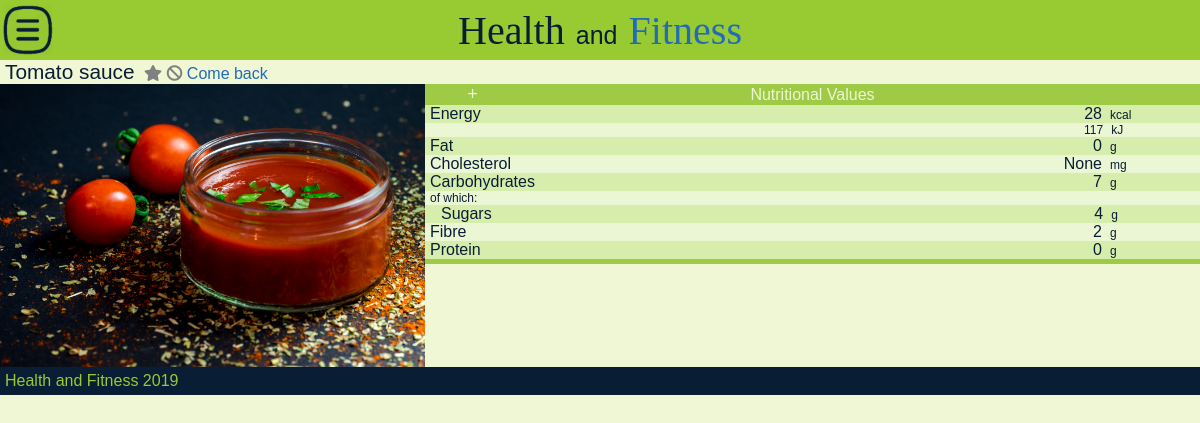
/food/item/18, run on the app's committed database.
### food/models.py (models this page shows, shortened)
class Food(models.Model):
    TYPE_CHOICES = (
        ("M", "Main"),
        ("S", "Side"),
        ("V", "Vegetables"),
        ("O", "Other")
    )
    name = models.CharField(max_length=45)
    calories = models.IntegerField()
    fat = models.DecimalField(max_digits=3, decimal_places=1)
    saturated_fat = models.DecimalField(max_digits=3, decimal_places=1, null=True)
    cholesterol = models.DecimalField(max_digits=4, decimal_places=2, null=True)  # in grams
    monounsaturated = models.DecimalField(max_digits=3, decimal_places=1, null=True)
    polyunsaturated = models.DecimalField(max_digits=3, decimal_places=1, null=True)
    carbs = models.DecimalField(max_digits=3, decimal_places=1)
    sugars = models.DecimalField(max_digits=3, decimal_places=1)
    fibre = models.DecimalField(max_digits=3, decimal_places=1)
    protein = models.DecimalField(max_digits=3, decimal_places=1)
    protein_quality = models.IntegerField(null=True)  # protein efficiency
    gi = models.IntegerField()
    healthscore = models.IntegerField()
    type = models.CharField(max_length=45, choices=TYPE_CHOICES)
    unit = models.CharField(max_length=45, default="g")
    image = models.ImageField(blank=True, upload_to="images/food/")
    loved_by = models.ManyToManyField(User,
                                      blank=True,
                                      related_name="favourite_food")
    ignored_by = models.ManyToManyField(User,
                                        blank=True,
                                        related_name="ignored_food")
    @property  # energy in joules
    def joules(self): return int(self.calories * 4.2)
    @property
    def cholesterol_mg(self):
        try:
            return int(self.cholesterol * 1000)
        except TypeError:
            return None

### food/views.py (the view)
# urls.py: path('item/<int:pk>', views.food_item, name='food_item'),
def food_item(request, pk):
    item = Food.objects.get(pk=pk)
    context = {'item': item}
    return render(request, 'food/food_item.html', context)

### food/templates/food/food_item.html (shortened to what this page needs)
{% extends "mainApp/wrapper.html" %}
{% load static %}
{% block style %}
    <link rel="stylesheet" href="{% static 'css/food.css' %}?v={{ request.user.latest_inputs.random_v }}" type="text/css"/>
    <link rel="stylesheet" href="{% static 'css/food_item.css' %}?v={{ request.user.latest_inputs.random_v }}" type="text/css"/>
{% endblock %}
{% block content %}
<div class="name-n-btns2">
    <label class="food-name">{{ item.name }}</label>
    {% include 'food/includes/food-icons.html' %}
    <a href="{% url 'food:food' %}">Come back</a>
</div>
<div class="item-content">
    <div class="image-and-table">
        {% include 'food/includes/nutrition-table.html' %}
        <img class="food_item__img" src="{{ item.image.url }}">
    </div>
</div>
{% endblock %}

### mainApp/templates/mainApp/wrapper.html (shortened to what this page needs)
<!DOCTYPE html>
<html lang="en">
<head>
    {% load static %}
    <link rel="stylesheet" href="{% static 'css/style.css' %}?v={{ request.user.latest_inputs.random_v }}" type="text/css"/>
    <link rel="stylesheet" href="{% static 'css/wrapper.css' %}?v={{ request.user.latest_inputs.random_v }}" type="text/css"/>
    <link rel="stylesheet" href="https://use.fontawesome.com/releases/v5.7.0/css/all.css"
>
    {% block style %}{% endblock %}
</head>
<body>
    <header class="whole-width-block">
        <img id="nav-menu-ico--off" class="ico-button"
             src="{% static 'image/menu-ico-off.png' %}" onclick="openAsideMenu()">
        <div class="header__title">
            <a class="box-link" href="/">
                <p id="header__p">
                    <span id="header-health">Health</span>
                    <span id="header-and">and</span>
                    <span id="header-fitness">Fitness</span>
                </p>
            </a>
        </div>
    </header>
    <div class="container row">
        <main>
            {% block content %}
            {% endblock %}
        </main>
    </div>
    <footer class="whole-width-block">
        Health and Fitness 2019
    </footer>
</body>
</html>

### food/templates/food/includes/food-icons.html
{% if user not in item.loved_by.all %}
    <a id="str_{{ item.pk }}"
       class="fas fa-star ico--inactive"
    href="{% url 'food:add_to_favourite' pk=item.pk %}">
    </a>
{% else %}
    <a id="str_{{ item.pk }}"
       class="fas fa-star ico--yellow"
       href="{% url 'food:remove_from_favourite' pk=item.pk %}">
    </a>
{% endif %}
{% if user not in item.ignored_by.all %}
    <a id="ban_{{ item.pk }}"
       class="fas fa-ban ico--inactive"
       href="{% url 'food:add_to_ignore' pk=item.pk %}">
    </a>
{% else %}
    <a id="ban_{{ item.pk }}"
       class="fas fa-ban ico--red"
       href="{% url 'food:remove_from_ignore' pk=item.pk %}">
    </a>
{% endif %}

### food/templates/food/includes/nutrition-table.html (shortened to what this page needs)
<div class="nutritional-table">
    <div class="ntr-table__label">
        <div class="ntr-sign">
            +
        </div>
        <div>Nutritional Values</div>
    </div>
    <div class="nutrient">
        <div class="nutrient__name">
            Energy
        </div>
        <div class="nutrient__value">
            {{ item.calories }}
        </div>
        <div class="nutrient__unit">kcal</div>
    </div>
    <div class="nutrient ntr-lvl-2">
        <div class="nutrient__value of-which">
            {{ item.joules | floatformat }}
        </div>
        <div class="nutrient__unit">kJ</div>
    </div>
    <div class="nutrient">
        <div class="nutrient__name">
            Fat
        </div>
        <div class="nutrient__value">
            {{ item.fat | floatformat }}
        </div>
        <div class="nutrient__unit">g</div>
    </div>
    <div class="nutrient">
        <div class="nutrient__name">
            Cholesterol
        </div>
        <div class="nutrient__value">
            {{ item.cholesterol_mg }}
        </div>
        <div class="nutrient__unit">mg</div>
    </div>
    <div class="nutrient">
        <div class="nutrient__name">
            Carbohydrates
        </div>
        <div class="nutrient__value">
            {{ item.carbs | floatformat }}
        </div>
        <div class="nutrient__unit">g</div>
    </div>
    {% if item.carbs %}
        <div class="nutrient of-which">
            of which:
        </div>
        <div class="nutrient ntr-lvl-2">
            <div class="nutrient__name">
                Sugars
            </div>
            <div class="nutrient__value">
                {{ item.sugars| floatformat }}
            </div>
            <div class="nutrient__unit">g</div>
        </div>
    {% endif %}
    <div class="nutrient">
        <div class="nutrient__name">
            Fibre
        </div>
        <div class="nutrient__value">
            {{ item.fibre | floatformat }}
        </div>
        <div class="nutrient__unit">g</div>
    </div>
    <div class="nutrient">
        <div class="nutrient__name">
            Protein
        </div>
        <div class="nutrient__value">
            {{ item.protein | floatformat }}
        </div>
        <div class="nutrient__unit">g</div>
    </div>
</div>

### mainApp/static/css/style.css (style rules this page uses)
.row:after { visibility: hidden; display: block; font-size: 0; content: " "; clear: both; height: 0; }
.row { display: inline-block; }
.row { display: block; }
* { box-sizing: border-box; }
body { margin: 0; color: #091D34; background: #F0F7D4; font-family: "Poppins", sans-serif; font-size: 16px; }
a, .pseudo_a { cursor: pointer; color: #236AB9; text-decoration: none; }
.box-link { display: block; }
.box-link, .lbox-link { color: inherit; width: auto; }
a.fas, a.fas:visited { color: inherit; }
.whole-width-block { display: block; clear: both; width:100%; }
.container { position: relative; }

### mainApp/static/css/wrapper.css (style rules this page uses)
header { z-index: 5; position: relative; background: #98CA32; padding: 5px; }
.ico-button { cursor: pointer; }
#nav-menu-ico--off, #nav-menu-ico--on { position: absolute; top:5px; left:3px; height: 40px; }
.header__title { position: relative; width: calc(100% - 80px); margin: auto; }
#header__p { text-align: center; line-height: 40px; font-size: 25px; margin-block-start: 0px; margin-block-end: 0px; }
#header-health { font-family: "Alfa Slab One", fantasy; }
#header-and { font-size: 16px; }
#header-fitness { font-family: "Alfa Slab One", fantasy; color: #236AB9; }
main { min-height: 100px; margin: 0 auto; }
footer { color: #98CA32; background: #091D34; padding: 5px; }
@media screen and (min-width: 320px) { header { height: 50px } }
@media screen and (min-width: 425px) { header { height: 55px; } }
@media screen and (min-width: 425px) { #nav-menu-ico--off, #nav-menu-ico--on { top:5px; height: 45px; } }
@media screen and (min-width: 425px) { .header__title { width: calc(100% - 90px); } }
@media screen and (min-width: 425px) { #header__p { line-height: 45px; font-size: 30px; } }
@media screen and (min-width: 425px) { #header-and { font-size: 21px; } }
@media screen and (min-width: 768px) { header { height: 60px; } }
@media screen and (min-width: 768px) { #nav-menu-ico--off, #nav-menu-ico--on { top:5px; height: 50px; } }
@media screen and (min-width: 768px) { .header__title { width: calc(100% - 100px); } }
@media screen and (min-width: 768px) { #header__p { line-height: 50px; font-size: 40px; } }
@media screen and (min-width: 768px) { #header-and { font-size: 25px; } }

### food/static/css/food.css (style rules this page uses)
a.ico--inactive, a.ico--inactive:visited { color: grey; }

### food/static/css/food_item.css (style rules this page uses)
.food-name { font-size:1.3rem; padding: 5px; }
.item-content { display: grid; grid-template-columns: 1fr; }
.food_item__img { width: 100%; max-width: 425px; }
.nutritional-table { border-bottom: 5px solid #9fca45; }
.ntr-table__label { display: grid; align-items: center; grid-template-columns: 1fr 7fr 1fr; color: #EBF7D4; background-color: #9fca45; text-align: center; padding: 0 5px; }
.ntr-sign { font-size: 18px; transform: rotate(0deg); -webkit-transition: transform 1s ease; -moz-transition: transform 1s ease; -o-transition: transform 1s ease; transition: transform 1s ease; }
.nutrient { display: grid; grid-template-columns: 5fr 3fr 1fr; align-items: baseline; padding: 0 5px; background-color: #EBF7D4; }
.nutrient:nth-child(2n) { background-color: #D7EDAB; }
.ntr-lvl-2 { padding-left: 1rem; }
.of-which, .nutrient__unit { font-size: 12px; }
.nutrient__value { text-align: right; margin-right: 8px; }
@media screen and (min-width: 682px) { .food_item__img { float: left; } }
@media screen and (min-width: 682px) { .nutritional-table { float: right; width: calc(100% - 425px); } }

### data on the page
Food: name "Tomato sauce", calories "28", joules "117", fat "0", cholesterol_mg "None", carbs "7", sugars "4", fibre "2", protein "0", image (picture)
